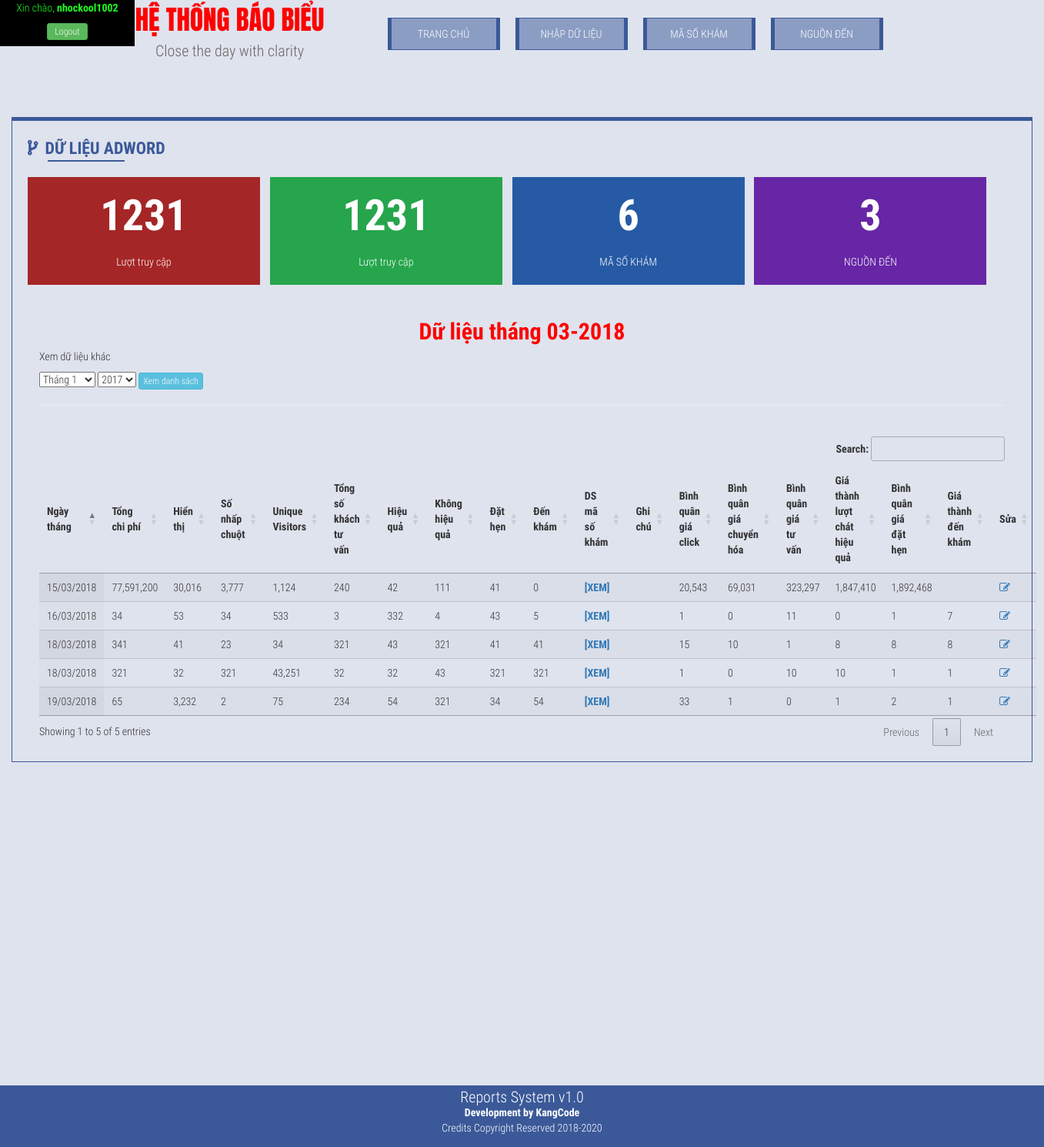
The page / (signed in) on the database its author committed.
### tables this page shows
CREATE TABLE `bangnhap` (
  `id` int(10) NOT NULL,
  `ngaythang` timestamp NOT NULL DEFAULT CURRENT_TIMESTAMP ON UPDATE CURRENT_TIMESTAMP,
  `hienthi` int(11) NOT NULL,
  `tongchiphi` float NOT NULL,
  `sonhapchuot` int(10) NOT NULL,
  `uniquevisitor` int(10) NOT NULL,
  `tongsokhachtuvan` int(10) NOT NULL,
  `hieuqua` int(10) NOT NULL,
  `khonghieuqua` int(10) NOT NULL,
  `dathen` int(10) NOT NULL,
  `denkham` int(11) NOT NULL,
  `ghichu` text
);

### templates/homeadw.php (the view, shortened to what this page needs)
    <div class="row">
    <div class="h1title">Dữ liệu Adword</div>
    </div>
    <br>
    <?php require_once('templates/stat.php'); ?>
    <div class="row">
      <br><br>
    </div>
     <?php $getthang = date('m-Y');
        echo "<p class='namemonth'>Dữ liệu tháng ".$getthang."</p>"; ?>
        <form method="post" action="index.php?page=olddata">
        <p>Xem dữ liệu khác</p>
        <select class="chonthang" name="chonthang">
            <option value='01'>Tháng 1</option>
        </select>
        <select class="chonnam" name="chonnam">
            <option value="2017">2017</option>
        </select>
        <button type="submit" class="btn btn-info btn-xs" name="submit">Xem danh sách</button>
        </form>
        <hr>
      <br>
       <table id="kooltable" class="display" cellspacing="0" width="100%" id="dttb">
         <thead>
        <tr>
            <th>Ngày tháng</th>
              <th>Tổng chi phí</th>
              <th>Hiển thị</th>
              <th>Số nhấp chuột</th>
              <th>Unique Visitors</th>
              <th>Tổng số khách tư vấn</th>
              <th>Hiệu quả</th>
              <th>Không hiệu quả</th>
              <th>Đặt hẹn</th>
              <th>Đến khám</th>
              <th>DS mã số khám</th>
              <th>Ghi chú</th>
              <th>Bình quân giá click</th>
              <th>Bình quân giá chuyển hóa</th>
              <th>Bình quân giá tư vấn</th>
              <th>Giá thành lượt chát hiệu quả</th>
              <th>Bình quân giá đặt hẹn</th>
              <th>Giá thành đến khám</th>
              <th>Sửa</th>
        </tr>
        </thead>
           <tbody>
           <?php
               $dt = date('Y-m');
        $sql = "SELECT * FROM bangnhap WHERE ngaythang LIKE '%$dt%' ORDER BY id DESC";
        if ($result = $conn->query($sql)) {
            while ($row = $result->fetch_assoc()) {
                $date=date_create($row['ngaythang']);
                $jw = date_format($date,"d/m/Y");
                $ft = date_format($date,"Y-m-d");
                ?>
        <tr>
                <td><?php echo $jw; ?></td>
              <td><?php echo number_format($row['tongchiphi']); ?></td>
              <td><?php echo number_format($row['hienthi']); ?></td>
              <td><?php echo number_format($row['sonhapchuot']); ?></td>
              <td><?php echo number_format($row['uniquevisitor']); ?></td>
              <td><?php echo number_format($row['tongsokhachtuvan']); ?></td>
              <td><?php echo number_format($row['hieuqua']); ?></td>
              <td><?php echo number_format($row['khonghieuqua']); ?></td>
              <td><?php echo number_format($row['dathen']); ?></td>
              <td><?php echo number_format($row['denkham']); ?></td>
               <td><a href="index.php?page=msklist&child=filter&day=<?php echo $ft; ?>"><b>[XEM]</b></a></td>
               <td><?php echo $row['ghichu']; ?></td>
               <td><?php echo number_format(round($row['tongchiphi']/$row['sonhapchuot'])); ?></td>
               <td><?php echo number_format(round($row['tongchiphi']/$row['uniquevisitor'])); ?></td>
               <td><?php echo number_format(round($row['tongchiphi']/$row['tongsokhachtuvan'])); ?></td>
               <td><?php echo number_format(round($row['tongchiphi']/$row['hieuqua'])); ?></td>
               <td><?php echo number_format(round($row['tongchiphi']/$row['dathen'])); ?></td>
               <td><?php if($row['denkham'] == 0){ } else echo number_format(round($row['tongchiphi']/$row['denkham'])); ?></td>
               <td><a href="index.php?page=editform&idbangnhap=<?php echo $row['id']; ?>"><i class="fa fa-pencil-square-o"></i></a></td>
                </tr>
                       <?php } ?>
        <?php }
        $result->free(); $conn->close(); ?>
        </tbody>
</table>
    </div>

### css/style.css (style rules this page uses)
body,html { margin:0 auto; padding:0; width: 100%; height: 100%; background-color: #dfe3ee;font-family: 'Roboto Condensed', sans-serif; }
.h1title { font-weight: bolder; text-transform: uppercase; font-size: 22px; color: #3b5998; position:relative; }
.h1title:before { content: "\f126"; font-family: FontAwesome; margin-right: 10px; }
.h1title:after { content: ""; display: flex; width: 100px; border: 1px solid #3b5998; margin-left:2%; }
p.namemonth { margin: 0 auto; text-align: center; font-weight: bolder; color: red; font-size: 30px; }

### rows shown on the page
bangnhap: ngaythang "18/03/2018", tongchiphi "341", hienthi "41", sonhapchuot "23", uniquevisitor "34", tongsokhachtuvan "321", hieuqua "43", khonghieuqua "321", dathen "41", denkham "41", $row['tongchiphi']/$row['sonhapchuot'] "15", $row['tongchiphi']/$row['uniquevisitor'] "10", $row['tongchiphi']/$row['tongsokhachtuvan'] "1", $row['tongchiphi']/$row['hieuqua'] "8", $row['tongchiphi']/$row['dathen'] "8", $row['tongchiphi']/$row['denkham'] "8"
bangnhap: ngaythang "19/03/2018", tongchiphi "65", hienthi "3,232", sonhapchuot "2", uniquevisitor "75", tongsokhachtuvan "234", hieuqua "54", khonghieuqua "321", dathen "34", denkham "54", $row['tongchiphi']/$row['sonhapchuot'] "33", $row['tongchiphi']/$row['uniquevisitor'] "1", $row['tongchiphi']/$row['tongsokhachtuvan'] "0", $row['tongchiphi']/$row['hieuqua'] "1", $row['tongchiphi']/$row['dathen'] "2", $row['tongchiphi']/$row['denkham'] "1"
bangnhap: ngaythang "16/03/2018", tongchiphi "34", hienthi "53", sonhapchuot "34", uniquevisitor "533", tongsokhachtuvan "3", hieuqua "332", khonghieuqua "4", dathen "43", denkham "5", $row['tongchiphi']/$row['sonhapchuot'] "1", $row['tongchiphi']/$row['uniquevisitor'] "0", $row['tongchiphi']/$row['tongsokhachtuvan'] "11", $row['tongchiphi']/$row['hieuqua'] "0", $row['tongchiphi']/$row['dathen'] "1", $row['tongchiphi']/$row['denkham'] "7"
bangnhap: ngaythang "18/03/2018", tongchiphi "321", hienthi "32", sonhapchuot "321", uniquevisitor "43,251", tongsokhachtuvan "32", hieuqua "32", khonghieuqua "43", dathen "321", denkham "321", $row['tongchiphi']/$row['sonhapchuot'] "1", $row['tongchiphi']/$row['uniquevisitor'] "0", $row['tongchiphi']/$row['tongsokhachtuvan'] "10", $row['tongchiphi']/$row['hieuqua'] "10", $row['tongchiphi']/$row['dathen'] "1", $row['tongchiphi']/$row['denkham'] "1"
bangnhap: ngaythang "15/03/2018", tongchiphi "77,591,200", hienthi "30,016", sonhapchuot "3,777", uniquevisitor "1,124", tongsokhachtuvan "240", hieuqua "42", khonghieuqua "111", dathen "41", denkham "0", $row['tongchiphi']/$row['sonhapchuot'] "20,543", $row['tongchiphi']/$row['uniquevisitor'] "69,031", $row['tongchiphi']/$row['tongsokhachtuvan'] "323,297", $row['tongchiphi']/$row['hieuqua'] "1,847,410", $row['tongchiphi']/$row['dathen'] "1,892,468"

### other values the page prints
$_SESSION['kanguser'] "nhockool1002"
$slmsk "6"
$slnd "3"
